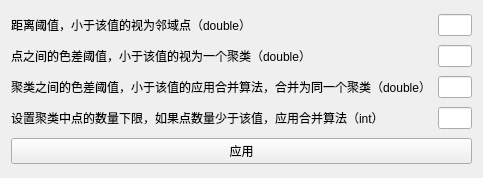
<?xml version="1.0" encoding="UTF-8"?>
<ui version="4.0">
 <class>QQuyuzengzhangColor</class>
 <widget class="QSubDialogBase" name="QQuyuzengzhangColor">
  <property name="geometry">
   <rect>
    <x>0</x>
    <y>0</y>
    <width>483</width>
    <height>178</height>
   </rect>
  </property>
  <property name="windowTitle">
   <string>区域增长color</string>
  </property>
  <layout class="QGridLayout" name="gridLayout">
   <item row="4" column="0" colspan="2">
    <widget class="QPushButton" name="pushButton">
     <property name="text">
      <string>应用</string>
     </property>
    </widget>
   </item>
   <item row="3" column="1">
    <widget class="QLineEdit" name="lineEdit_4"/>
   </item>
   <item row="2" column="0">
    <widget class="QLabel" name="label_3">
     <property name="text">
      <string>聚类之间的色差阈值，小于该值的应用合并算法，合并为同一个聚类（double）</string>
     </property>
    </widget>
   </item>
   <item row="0" column="1">
    <widget class="QLineEdit" name="lineEdit"/>
   </item>
   <item row="2" column="1">
    <widget class="QLineEdit" name="lineEdit_3"/>
   </item>
   <item row="0" column="0">
    <widget class="QLabel" name="label">
     <property name="text">
      <string>距离阈值，小于该值的视为邻域点（double）</string>
     </property>
    </widget>
   </item>
   <item row="1" column="1">
    <widget class="QLineEdit" name="lineEdit_2"/>
   </item>
   <item row="1" column="0">
    <widget class="QLabel" name="label_2">
     <property name="text">
      <string>点之间的色差阈值，小于该值的视为一个聚类（double）</string>
     </property>
    </widget>
   </item>
   <item row="3" column="0">
    <widget class="QLabel" name="label_4">
     <property name="text">
      <string>设置聚类中点的数量下限，如果点数量少于该值，应用合并算法（int）</string>
     </property>
    </widget>
   </item>
  </layout>
 </widget>
 <layoutdefault spacing="6" margin="11"/>
 <customwidgets>
  <customwidget>
   <class>QSubDialogBase</class>
   <extends>QWidget</extends>
   <header>qsubdialogbase.h</header>
   <container>1</container>
  </customwidget>
 </customwidgets>
 <resources/>
 <connections>
  <connection>
   <sender>pushButton</sender>
   <signal>clicked()</signal>
   <receiver>QQuyuzengzhangColor</receiver>
   <slot>OnApply()</slot>
   <hints>
    <hint type="sourcelabel">
     <x>220</x>
     <y>157</y>
    </hint>
    <hint type="destinationlabel">
     <x>659</x>
     <y>164</y>
    </hint>
   </hints>
  </connection>
 </connections>
 <slots>
  <slot>OnApply()</slot>
 </slots>
</ui>
